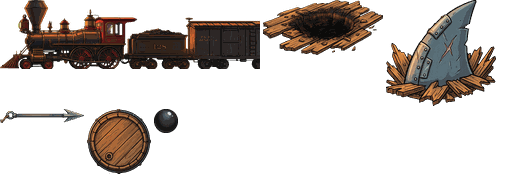
#> input picture code/props_9_13/level10_props.png, 512 x 174 px, given in place of l9_props.png, which was not available
$ python pack9.py
#> lines starting #> are read from the running program, lines starting #| are printed output that depends on the picture; pictures that were not available may be replaced by others from this repository, and a replacement may not be noted
### code/restructure/L1-7/kit.py
# shared helpers: chroma-green key, connected components, de-fringe, trim, pack (props L9-L13)
import numpy as np, json
from PIL import Image
from scipy import ndimage

def key(path):
    """Key a chroma-green render to RGBA (soft alpha on the edge, green spill clamped)."""
#> called with path = 'gen/l9_props.png'
    a = np.array(Image.open(path).convert('RGB')).astype(np.float32)
    r, g, b = a[..., 0], a[..., 1], a[..., 2]
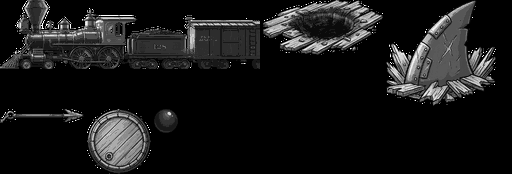
#> r: shape (174, 512) float32; min 0, max 255, mean 24.2
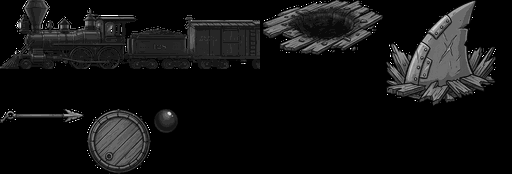
#> g: shape (174, 512) float32; min 0, max 255, mean 17.9
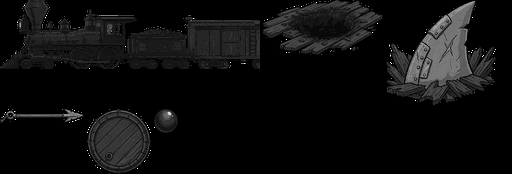
#> b: shape (174, 512) float32; min 0, max 255, mean 13.7
    gs = g - np.maximum(r, b)                 # greenness
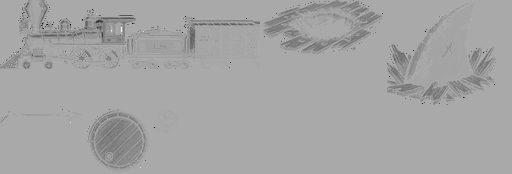
#> gs: shape (174, 512) float32; min -255, max 128, mean -7.1; drawn with min black and max white
    al = np.clip(1 - (gs - 40) / 70, 0, 1)    # >110 greener = fully transparent, <40 = opaque
    al[(g > 150) & (r < 120) & (b < 120)] = 0
#> al: shape (174, 512) float32; min 0, max 1, mean 1
    # despill: clamp green to max(r,b)+small where it is greener than the others
    sp = gs > 0
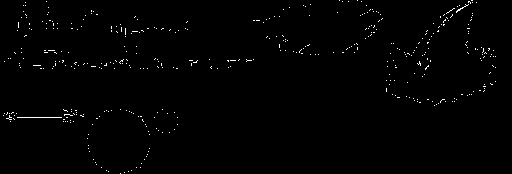
#> sp: shape (174, 512) bool; 0.85% white in thin lines or dots
    a[..., 1] = np.where(sp, np.maximum(r, b) + np.minimum(gs, 6), g)
#> a: shape (174, 512, 3) float32; mean R, G, B 24.2, 17.9, 13.7
    out = np.dstack([a, al[..., None] * 255]).clip(0, 255).astype(np.uint8)
    im = Image.fromarray(out, 'RGBA')
    # erode 1px of the outline halo
    m = ndimage.binary_erosion(out[..., 3] > 30, iterations=1)
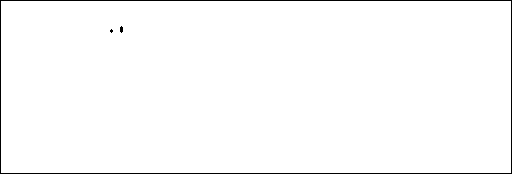
#> m: shape (174, 512) bool; 98.4% white; black in thin lines or dots
    out[..., 3] = np.where(m, out[..., 3], 0)
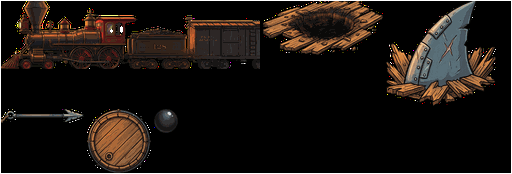
#> out: shape (174, 512, 4); mean R, G, B, A 24.2, 17.9, 13.7, 251; transparent parts drawn white
    return Image.fromarray(out, 'RGBA')

def comps(im, min_area=600, dil=4):
#> called with min_area = 1500, dil = 4
    m = np.array(im)[..., 3] > 40
    lab, k = ndimage.label(ndimage.binary_dilation(m, iterations=dil))
    out = []
    for i, s in enumerate(ndimage.find_objects(lab)):
        area = int((m[s] & (lab[s] == i + 1)).sum())
        if area < min_area: continue
        out.append((s[1].start, s[0].start, s[1].stop, s[0].stop, area))
    return sorted(out)

# [10 lines left out: function cut, not called in this run]

def trim(im):
    bb = im.getchannel('A').point(lambda v: 255 if v > 20 else 0).getbbox()
    return im.crop(bb) if bb else im

def fit(im, w=None, h=None):
    if w: h2 = max(1, round(im.height * w / im.width)); return im.resize((w, h2), Image.LANCZOS)
    w2 = max(1, round(im.width * h / im.height)); return im.resize((w2, h), Image.LANCZOS)

# [17 lines left out: functions pack, preview, not called in this run]

### code/props_9_13/pack9.py
from kit import *
import numpy as np
pr = key('gen/l9_props.png'); C = comps(pr, 1500)
#> after `C = comps(pr, 1500)`: C = [(0, 0, 512, 174, 87695)]
#> (the run stopped early here; a loop or call above may not have finished)

$ run again, on code/props_9_13/level11_props.png
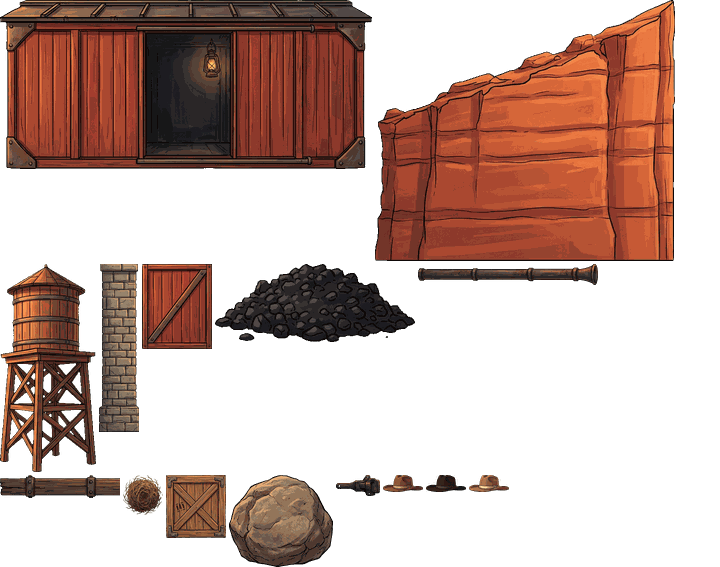
#> input picture code/props_9_13/level11_props.png, 720 x 567 px, given in place of l9_props.png, which was not available
#> in key, `sp = gs > 0`:
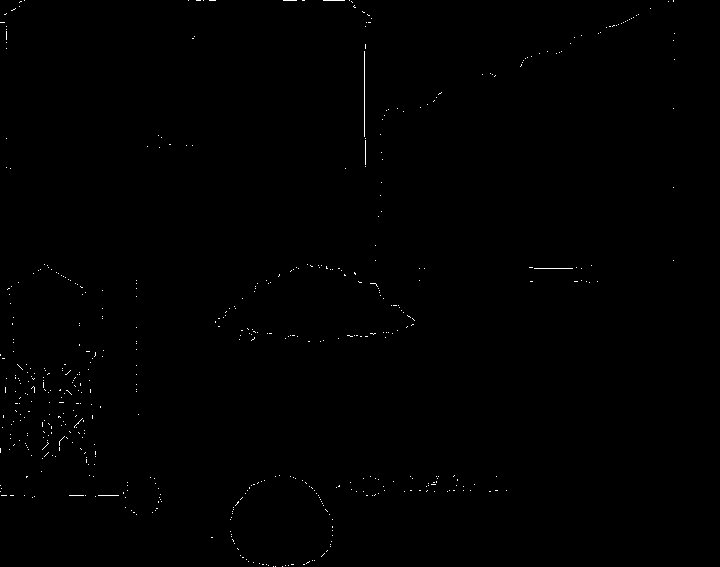
#> sp: shape (567, 720) bool; 0.27% white in thin lines or dots
#> m: shape (567, 720) bool; 99.4% white; black in thin lines or dots
#> in key, `out[..., 3] = np.where(m, out[..., 3], 0)`:
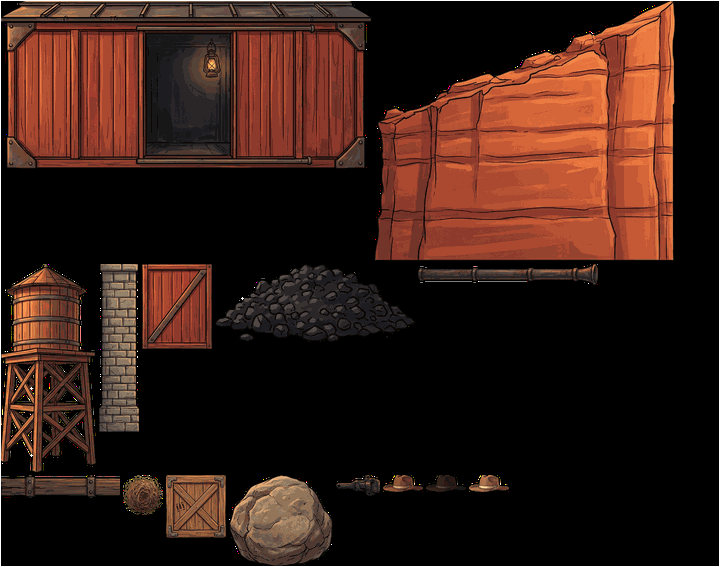
#> out: shape (567, 720, 4); mean R, G, B, A 52.4, 27.6, 19.8, 253.4; transparent parts drawn white
#> C = [(0, 0, 720, 567, 405655)]
